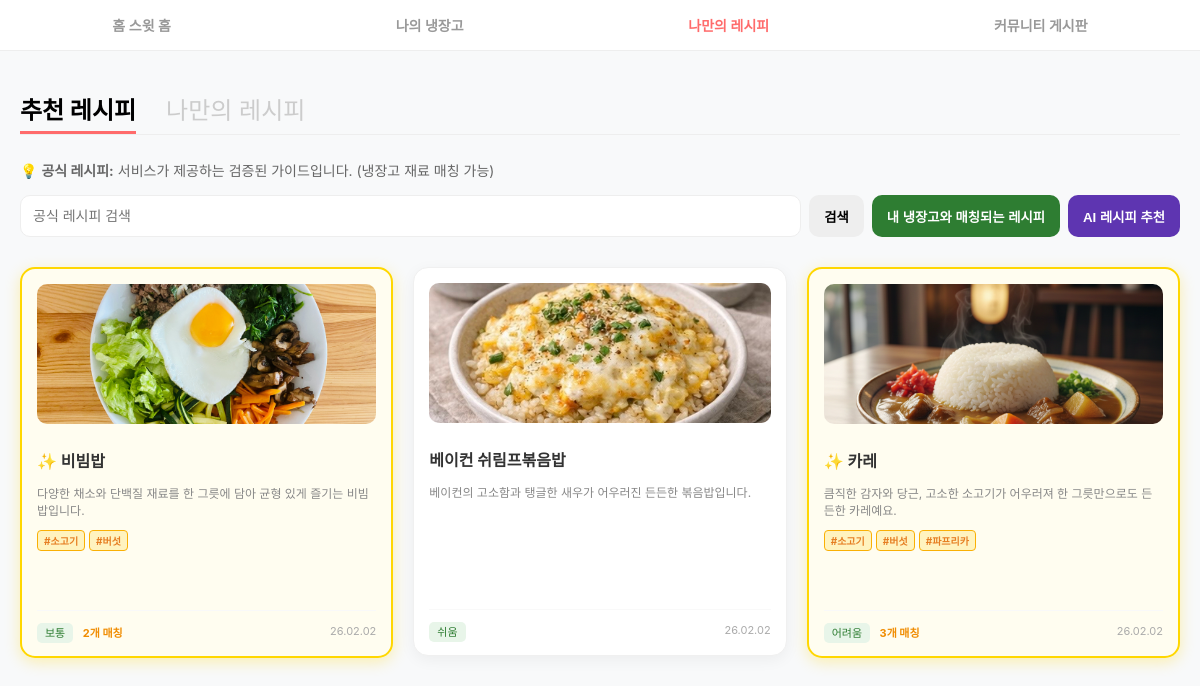
The app's page /recipe/ (signed in) with its own data.
### my_recipe/models.py (models this page shows, shortened)
class Recipe(models.Model):
    user = models.ForeignKey(User, on_delete=models.CASCADE, null=True, blank=True)
    title = models.CharField(max_length=100)
    description = models.TextField()
    ingredients = models.ManyToManyField(
        MasterIngredient,
        related_name='recipes',
        verbose_name="필요한 재료",
        blank=True
    )
    cooking_step = models.TextField()
    image = models.ImageField(upload_to="my_recipe", blank=True)
    difficulty = models.CharField(
        max_length=20,
        choices=[('쉬움','쉬움'), ('보통','보통'),('어려움','어려움')],
        default='보통'
    )
    created_at = models.DateTimeField(auto_now_add=True)

### my_django/models.py (models this page shows, shortened)
class MasterIngredient(models.Model): #마스터 냉장고(재료 등록 데이터 겸 필터 역할)
    name = models.CharField(max_length=50, unique=True)
    category = models.CharField(max_length=20, choices=[
        ('채소', '채소'), ('양념', '양념'), ('해산물', '해산물'),
        ('육류', '육류'), ('가공식품', '가공식품'), ('조미료', '조미료'), ('과일', '과일')
    ])

### my_recipe/views.py (the view, shortened to what this page needs)
@login_required
def recipe_list(request):
    search_query = request.GET.get('q', '')
    ai_recommendation = ""
    recipes = Recipe.objects.filter(
        Q(user__isnull=True) | Q(user__is_superuser=True)
    ).prefetch_related('ingredients')
    if search_query:
        recipes = recipes.filter(
            Q(title__icontains=search_query) | Q(ingredients__name__icontains=search_query)
        ).distinct()
    recipe_data, my_names = get_recipes_with_match(request, recipes)
    if request.GET.get('fridge_recommend') == 'true':
        recipe_data.sort(key=lambda x: x['matched_count'], reverse=True)
    return render(request, 'my_recipe/recipe_list.html', {
        'recipes_with_match': recipe_data,
        'search_query': search_query,
        'ai_recommendation': ai_recommendation,
        'my_names': my_names,
        'is_archive': False,
    })

### my_recipe/views.py (called while the page is built)
def get_recipes_with_match(request, recipes):
    my_ingredients = Ingredient.objects.filter(user=request.user).select_related('master_ingredient')
    my_names = [ing.master_ingredient.name for ing in my_ingredients]
    recipe_data = []
    for recipe in recipes:
        recipe_ingredient_names = [ing.name for ing in recipe.ingredients.all()]
        matched_in_recipe = [name for name in my_names if name in recipe_ingredient_names]
        recipe_data.append({
            'obj': recipe,
            'matched_list': matched_in_recipe,
            'matched_count': len(matched_in_recipe)
        })
    return recipe_data, my_names

### templates/my_recipe/recipe_list.html (shortened to what this page needs)
{% extends "base.html" %}
{% load static %}
{% block content %}
<div class="recipe-grid-container">
    <div class="header-section" style="margin: 20px 0 30px;">
        <div style="display: flex; justify-content: space-between; align-items: flex-end; margin-bottom: 25px; border-bottom: 1px solid #eee;">
            <div style="display: flex; gap: 30px;">
                <a href="{% url 'my_recipe:recipe_list' %}" class="tab-item {% if not is_archive %}active{% endif %}">추천 레시피</a>
                <a href="{% url 'my_recipe:my_recipe_archive' %}" class="tab-item {% if is_archive %}active{% endif %}">나만의 레시피</a>
            </div>
        </div>
        {% if not is_archive %}
        <div style="margin-bottom: 15px; font-size: 14px; color: #666;">
            💡 <strong>공식 레시피:</strong> 서비스가 제공하는 검증된 가이드입니다. (냉장고 재료 매칭 가능)
        </div>
        <form action="{% url 'my_recipe:recipe_list' %}" method="GET" class="search-form" style="display: flex; gap: 8px; margin-bottom: 20px;">
            <input type="text" name="q" value="{{ search_query }}" placeholder="공식 레시피 검색"
                   style="flex: 1; padding: 12px; border-radius: 10px; border: 1px solid #eee; font-size: 14px;">
            <button type="submit" class="btn-search" style="padding: 0 15px; background: #eee; border: none; border-radius: 10px; font-weight: bold;">검색</button>
            <button type="submit" name="fridge_recommend" value="true"
                    style="padding: 0 15px; background: #2e7d32; color: white; border: none; border-radius: 10px; font-weight: bold;">
                내 냉장고와 매칭되는 레시피
            </button>
            <button type="submit" name="recommend" value="true" class="btn-ai"
                    style="padding: 0 15px; background: #5e35b1; color: white; border: none; border-radius: 10px; font-weight: bold;"
                    onclick="document.getElementById('loading-overlay').style.display='block';">AI 레시피 추천</button>
        </form>
        {% else %}
        <div style="background: #fff5f5; padding: 15px; border-radius: 10px; color: #ff6b6b; font-size: 14px; margin-bottom: 20px;">
            <strong>나만의 보관함:</strong> 직접 등록한 레시피들입니다.
        </div>
        {% endif %}
    </div>
    <div class="grid" style="display: grid; grid-template-columns: repeat(3, 1fr); gap: 20px;">
        {% for item in recipes_with_match %}
        <div class="recipe-card {% if item.matched_count > 0 %}matched{% endif %}">
            <div style="flex-grow: 1;">
                <a href="{% url 'my_recipe:recipe_detail' item.obj.pk %}" style="text-decoration: none; color: inherit;">
                    {% if item.obj.image %}
                        <img src="{{ item.obj.image.url }}" style="width: 100%; height: 140px; object-fit: cover; border-radius: 10px; margin-bottom: 10px;">
                    {% else %}
                        <div style="width: 100%; height: 140px; background: #f8f9fa; border-radius: 10px; margin-bottom: 10px; display: flex; align-items: center; justify-content: center; color: #ccc;">No Image</div>
                    {% endif %}
                    <h3 style="font-size: 16px; margin: 10px 0 5px; text-align: left; font-weight: bold;">
                        {% if item.matched_count > 0 %}✨ {% endif %}{{ item.obj.title }}
                    </h3>
                </a>
                <p style="font-size: 12px; color: #888; text-align: left; margin-bottom: 10px; min-height: 36px;">{{ item.obj.description|truncatechars:45 }}</p>
                {% if item.matched_list %}
                <div style="display: flex; flex-wrap: wrap; gap: 4px; margin-bottom: 15px;">
                    {% for match_name in item.matched_list %}
                        <span class="match-tag">#{{ match_name }}</span>
                    {% endfor %}
                </div>
                {% endif %}
            </div>
            <div style="display: flex; justify-content: space-between; align-items: center; margin-top: 10px; padding-top: 10px; border-top: 1px solid #f9f9f9;">
                <div>
                    <span style="font-size: 11px; background: #e8f5e9; color: #2e7d32; padding: 3px 8px; border-radius: 5px;">{{ item.obj.difficulty }}</span>
                    {% if item.matched_count > 0 %}
                        <span style="font-size: 11px; font-weight: bold; color: #f08c00; margin-left: 5px;">{{ item.matched_count }}개 매칭</span>
                    {% endif %}
                </div>
                {% if is_archive or item.obj.user %}
                <span style="font-size: 11px; color: #aaa;">{{ item.obj.created_at|date:"y.m.d" }}</span>
                {% endif %}
            </div>
        </div>
        {% endfor %}
    </div>
</div>
{% endblock %}

### static/css/my_django.css (style rules this page uses)
body { margin: 0; padding: 0; font-family: 'Pretendard', -apple-system, sans-serif; background-color: #f8f9fa; color: #333; }
.grid { display: grid; grid-template-columns: repeat(auto-fill, minmax(120px, 1fr)); gap: 15px; }

### static/css/my_recipe.css (style rules this page uses)
body { font-family: 'Pretendard', -apple-system, sans-serif; background-color: #f8f9fa; margin: 0; }
button, a, input[type="submit"], input[type="button"], .tab-item, .btn-search, .btn-ai, .ing-item { cursor: pointer !important; }

### templates/my_recipe/recipe_list.html (style rules this page uses)
.tab-item { font-size: 24px; margin: 0; cursor: pointer; position: relative; padding-bottom: 8px; color: #ccc; transition: color 0.3s; text-decoration: none; }
.tab-item.active { color: #000; font-weight: bold; }
.tab-item.active::after { content: ""; position: absolute; bottom: 0; left: 0; width: 100%; height: 3px; background: #ff6b6b; }
.recipe-card { background: white; border-radius: 15px; padding: 15px; transition: transform 0.2s ease; border: 1px solid #f0f0f0; box-shadow: 0 4px 15px rgba(0,0,0,0.05); display: flex; flex-direction: column; height: 100%; }
.recipe-card.matched { background: #fffdf0 !important; border: 2px solid #ffd700 !important; box-shadow: 0 4px 15px rgba(255, 215, 0, 0.3) !important; }
.match-tag { font-size: 10px; background: #fff3bf; color: #e67e22; padding: 2px 6px; border-radius: 4px; border: 1px solid #fab005; font-weight: bold; }

### records on screen
Recipe: obj.image (picture), obj "비빔밥", obj.description "다양한 채소와 단백질 재료를 한 그릇에 담아 균형 있게 즐기는 비빔밥입니다.", obj.difficulty "보통", matched_count "2", obj.created_at "26.02.02"
MasterIngredient: matched_list "소고기" "소고기"
MasterIngredient: matched_list "버섯" "버섯"
Recipe: obj.image (picture), obj "베이컨 쉬림프볶음밥", obj.description "베이컨의 고소함과 탱글한 새우가 어우러진 든든한 볶음밥입니다.", obj.difficulty "쉬움", obj.created_at "26.02.02"
Recipe: obj.image (picture), obj "카레", obj.description "큼직한 감자와 당근, 고소한 소고기가 어우러져 한 그릇만으로도 든든한 카레예요.", obj.difficulty "어려움", matched_count "3", obj.created_at "26.02.02"
MasterIngredient: matched_list "파프리카"
